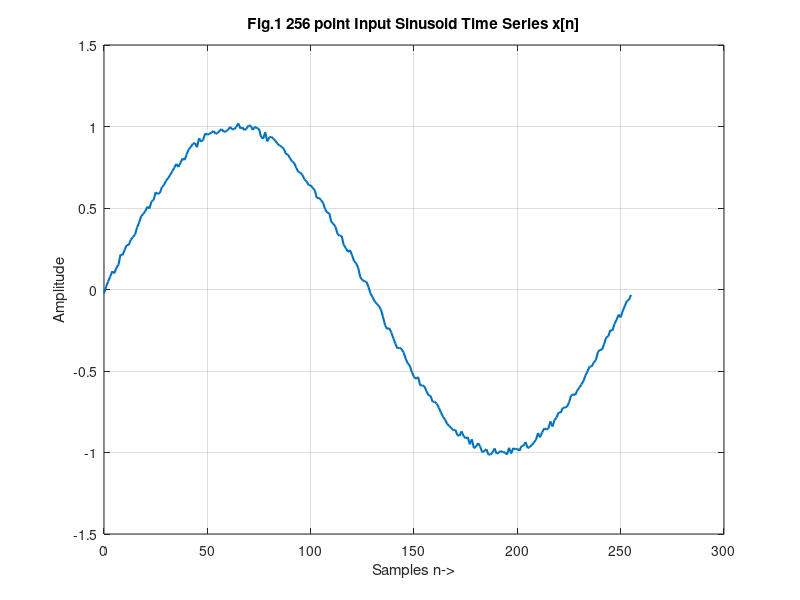
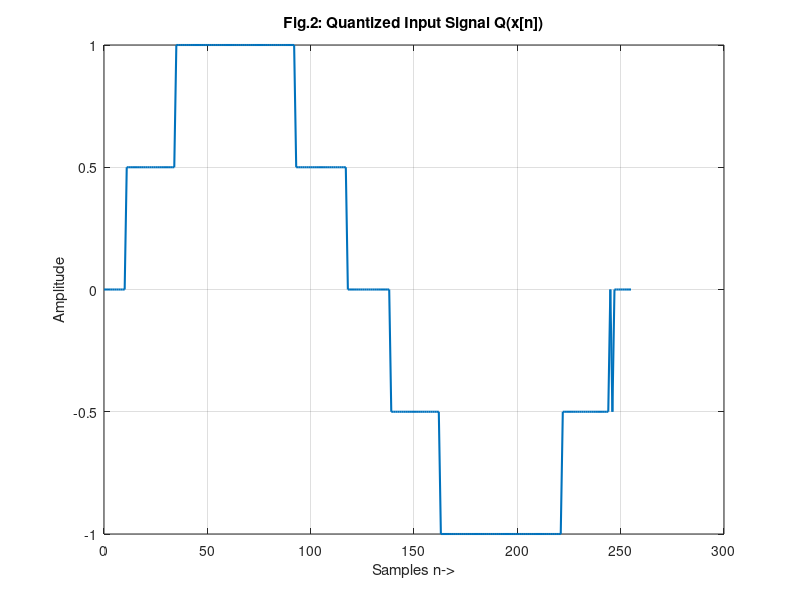
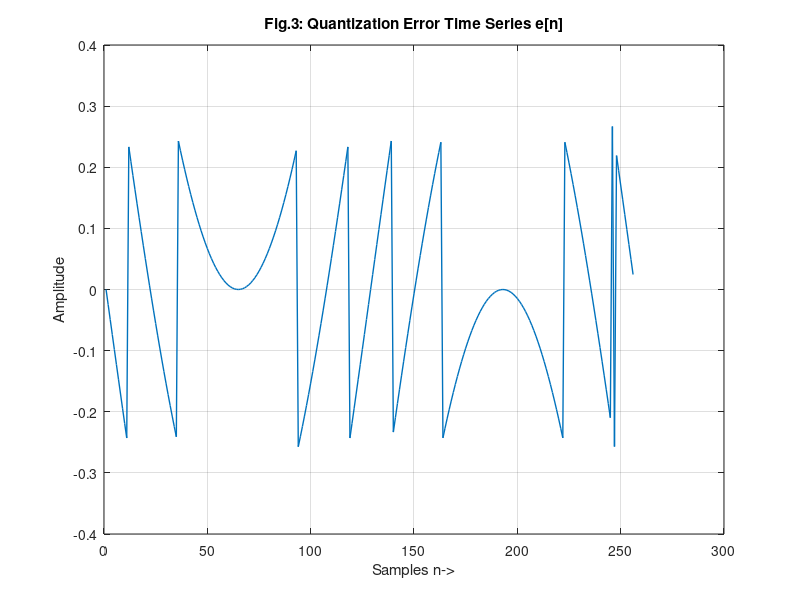
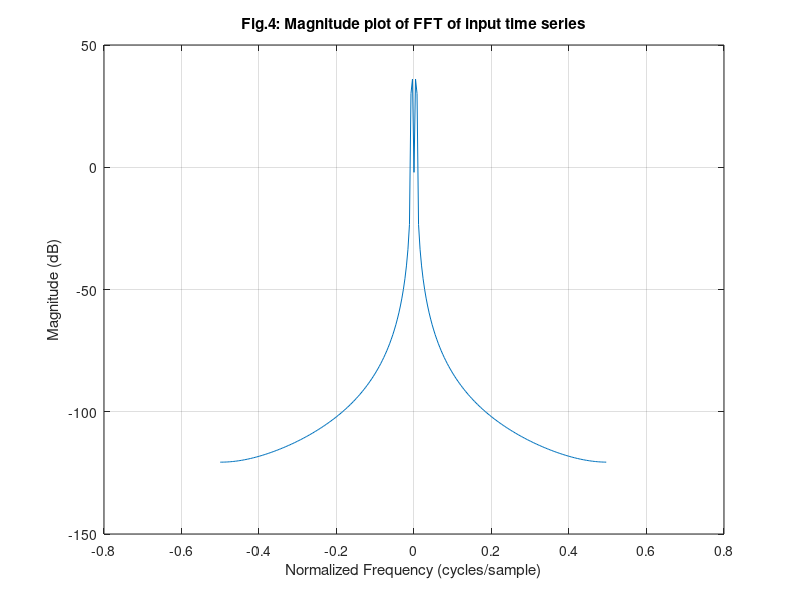

The MATLAB source for these figures, in order: (Note: this script raises an error after producing the figures.)
%----------------Mid Term Project - Power Spectral Estimation-------------%
% Name------Shashankar Sudarsan
% Roll------A53214136
% E-mail----ssudarsa@eng.ucsd.edu


clc;
clear variables;
close all;

%Initialization
n=0:255;
N=256;
nvals = (-N/2:(N/2)-1)/N;
w = hann(N);
u = sum(w.^2)/N;
b=1; % Fractional bit(s) of quantizer
q = 2^(-b); % Quantization interval
x = sin((2*pi*n)/N);
noise = (rand(1,N)-0.5)*(q/10); % noise to dither(q is replaced by q/10 for case 2)
xn = x+noise; % adding noise to dither our signal

figure
set(plot(n,xn),'LineWidth',1.5)
title('Fig.1 256 point Input Sinusoid Time Series x[n]')
xlabel('Samples n->')
ylabel('Amplitude')
grid on;
Qx = 2^(-b).*(round(2^b.*xn)); % Simple quantization
figure
set(plot(n,Qx),'LineWidth',1.5)
title('Fig.2: Quantized Input Signal Q(x[n])')
xlabel('Samples n->')
ylabel('Amplitude')
grid on
e = Qx-x; % Error signal
figure
set(plot(e),'LineWidth',1)
title('Fig.3: Quantization Error Time Series e[n]')
xlabel('Samples n->')
ylabel('Amplitude')
grid on
% frequency domain
wx = w'.*x;
Qwx = w'.*Qx;
ft_x = fftshift(abs(fft(wx)));
ft_Qx = fftshift(abs(fft(Qwx)));
ft_x_dB = 20*log10(ft_x);
ft_Qx_dB = 20*log10(ft_Qx);
figure
plot(nvals,ft_x_dB)
title('Fig.4: Magnitude plot of FFT of input time series')
xlabel('Normalized Frequency (cycles/sample)')
ylabel('Magnitude (dB)')
% ylim([-60,40]) % Changing dynamic range if necessary
grid on;
figure
plot(nvals,ft_Qx_dB)
title('Fig.5: Magnitude plot of FFT of quantized time series')
xlabel('Normalized Frequency (cycles/sample)')
ylabel('Magnitude (dB)')
% ylim([-70,40]) % Changing dynamic range if necessary
grid on;
figure
histogram(e,'FaceColor','b') % histogram
title('Fig.6: Histogram plot of error time series')
xlabel('Bins')
ylabel('Counts(Frequency)')
grid on;
[phi_ee, lagsee] = xcorr(e,'biased',63); % autocorrelation
figure
set(plot(lagsee(64:end),phi_ee(64:end)),'LineWidth',1.5)
title('Fig.7 Autocorrelation estimate of the error signal')
xlabel('Lags m->')
ylabel('Autocorrelation value')
grid on;
% power spectral denisty of error
we = w'.*e;
psd_e = (abs(fftshift(fft(we))).^2)/(N*u);
psd_e_dB = 10*log10(psd_e);
figure
plot(nvals,psd_e_dB)
title('Fig.8 Power Spectral Density of Error Signal')
xlabel('Normalized Frequency (cycles/sample)')
ylabel('Power Spectral Density (dB)')
% ylim([-100,-40]) % Changing dynamic range if necessary
grid on;
% cross correlation
[phi_xe, lagsxe] = xcorr(x,e,'biased',63);
figure
set(plot(lagsxe,phi_xe),'LineWidth',1.5);
title('Fig.9 Crosscorrelation estimate of the error signal with input time series');
xlabel('Lags m->')
ylabel('Crosscorrelation value')
grid on;

